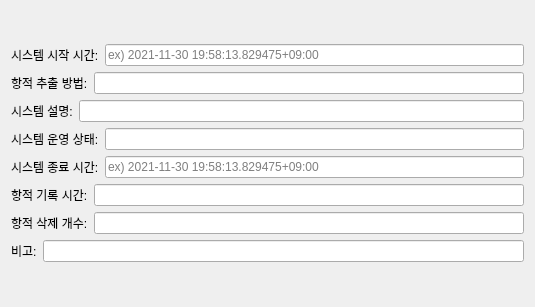
                          <widget class="QWidget" name="AI_EquipmentTraces_user_traces_info_sub__scrollAreaWidgetContents_1">
                           <property name="geometry">
                            <rect>
                             <x>0</x>
                             <y>0</y>
                             <width>535</width>
                             <height>307</height>
                            </rect>
                           </property>
                           <layout class="QGridLayout" name="gridLayout_14">
                            <item row="0" column="0">
                             <layout class="QVBoxLayout" name="AI_EquipmentTraces_user_traces_info_sub__verticalLayout_1">
                              <item>
                               <layout class="QHBoxLayout" name="AI_EquipmentTraces_user_trace_info_system_power_on_time__horizontalLayout_1">
                                <item>
                                 <widget class="QLabel" name="AI_EquipmentTraces_user_trace_info_system_power_on_time__label_1">
                                  <property name="text">
                                   <string>시스템 시작 시간:</string>
                                  </property>
                                 </widget>
                                </item>
                                <item>
                                 <widget class="QLineEdit" name="AI_EquipmentTraces_user_trace_info_system_power_on_time__lineEdit_1">
                                  <property name="placeholderText">
                                   <string>ex) 2021-11-30 19:58:13.829475+09:00</string>
                                  </property>
                                 </widget>
                                </item>
                               </layout>
                              </item>
                              <item>
                               <layout class="QHBoxLayout" name="AI_EquipmentTraces_user_trace_info_track_extractopm_description__horizontalLayout_1">
                                <item>
                                 <widget class="QLabel" name="AI_EquipmentTraces_user_trace_info_track_extractopm_description__label_1">
                                  <property name="text">
                                   <string>항적 추출 방법:</string>
                                  </property>
                                 </widget>
                                </item>
                                <item>
                                 <widget class="QLineEdit" name="AI_EquipmentTraces_user_trace_info_track_extractopm_description__lineEdit_1"/>
                                </item>
                               </layout>
                              </item>
                              <item>
                               <layout class="QHBoxLayout" name="AI_EquipmentTraces_user_trace_info_system_description__horizontalLayout_1">
                                <item>
                                 <widget class="QLabel" name="AI_EquipmentTraces_user_trace_info_system_description__label_1">
                                  <property name="text">
                                   <string>시스템 설명:</string>
                                  </property>
                                 </widget>
                                </item>
                                <item>
                                 <widget class="QLineEdit" name="AI_EquipmentTraces_user_trace_info_system_description__lineEdit_1"/>
                                </item>
                               </layout>
                              </item>
                              <item>
                               <layout class="QHBoxLayout" name="AI_EquipmentTraces_user_trace_info_system_operation_status__lhorizontalLayout_1">
                                <item>
                                 <widget class="QLabel" name="AI_EquipmentTraces_user_trace_info_system_operation_status__label_1">
                                  <property name="text">
                                   <string>시스템 운영 상태:</string>
                                  </property>
                                 </widget>
                                </item>
                                <item>
                                 <widget class="QLineEdit" name="AI_EquipmentTraces_user_trace_info_system_operation_status__lineEdit_1"/>
                                </item>
                               </layout>
                              </item>
                              <item>
                               <layout class="QHBoxLayout" name="AI_EquipmentTraces_user_trace_info_system_power_off_time__horizontalLayout_1">
                                <item>
                                 <widget class="QLabel" name="AI_EquipmentTraces_user_trace_info_system_power_off_time__label_1">
                                  <property name="text">
                                   <string>시스템 종료 시간:</string>
                                  </property>
                                 </widget>
                                </item>
                                <item>
                                 <widget class="QLineEdit" name="AI_EquipmentTraces_user_trace_info_system_power_off_time__lineEdit_1">
                                  <property name="placeholderText">
                                   <string>ex) 2021-11-30 19:58:13.829475+09:00</string>
                                  </property>
                                 </widget>
                                </item>
                               </layout>
                              </item>
                              <item>
                               <layout class="QHBoxLayout" name="AI_EquipmentTraces_user_trace_info_track_recording_period__horizontalLayout_1">
                                <item>
                                 <widget class="QLabel" name="AI_EquipmentTraces_user_trace_info_track_recording_period__label_1">
                                  <property name="text">
                                   <string>항적 기록 시간:</string>
                                  </property>
                                 </widget>
                                </item>
                                <item>
                                 <widget class="QLineEdit" name="AI_EquipmentTraces_user_trace_info_track_recording_period__lineEdit_1"/>
                                </item>
                               </layout>
                              </item>
                              <item>
                               <layout class="QHBoxLayout" name="AI_EquipmentTraces_user_trace_info_track_deletion_trace__horizontalLayout_1">
                                <item>
                                 <widget class="QLabel" name="AI_EquipmentTraces_user_trace_info_track_deletion_trace__label_1">
                                  <property name="text">
                                   <string>항적 삭제 개수:</string>
                                  </property>
                                 </widget>
                                </item>
                                <item>
                                 <widget class="QLineEdit" name="AI_EquipmentTraces_user_trace_info_track_deletion_trace__lineEdit_1"/>
                                </item>
                               </layout>
                              </item>
                              <item>
                               <layout class="QHBoxLayout" name="AI_EquipmentTraces_user_trace_info_user_trace_notes__horizontalLayout_1">
                                <item>
                                 <widget class="QLabel" name="AI_EquipmentTraces_user_trace_info_user_trace_notes__label_1">
                                  <property name="text">
                                   <string>비고:</string>
                                  </property>
                                 </widget>
                                </item>
                                <item>
                                 <widget class="QLineEdit" name="AI_EquipmentTraces_user_trace_info_user_trace_notes__lineEdit_1"/>
                                </item>
                               </layout>
                              </item>
                             </layout>
                            </item>
                           </layout>
                          </widget>
